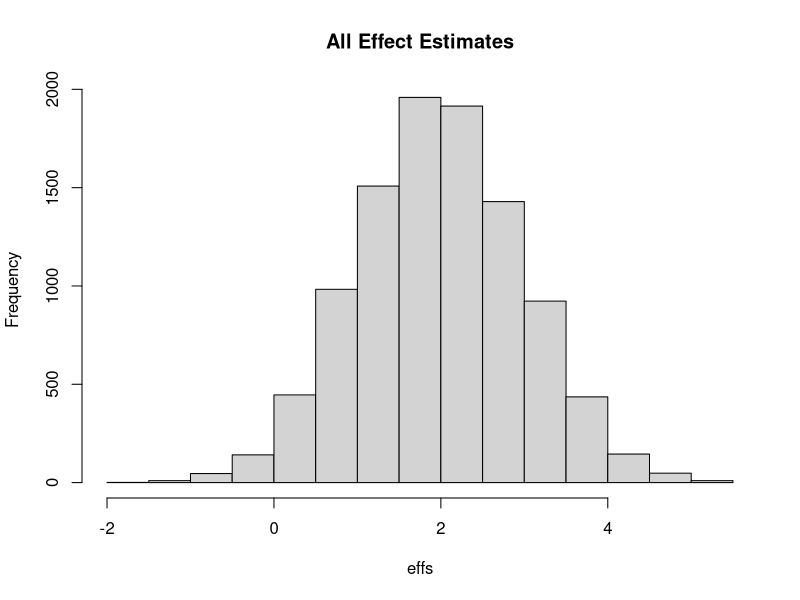
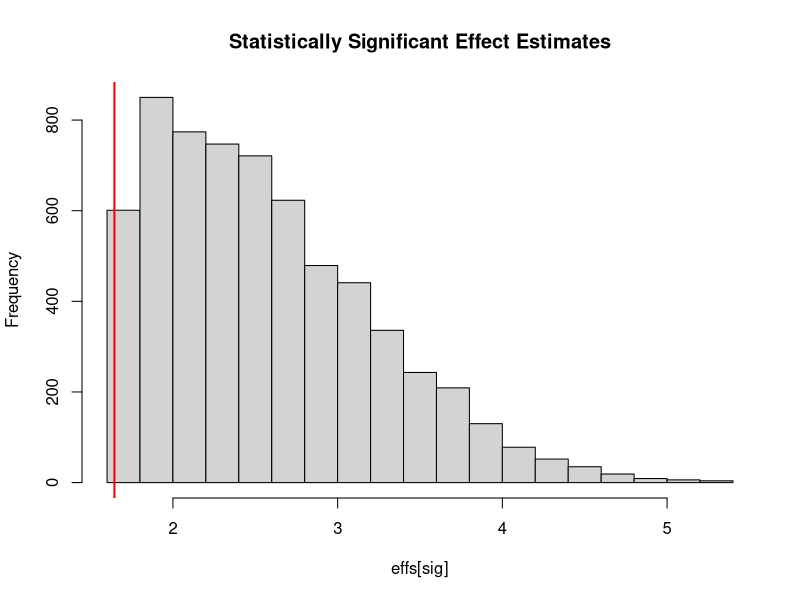
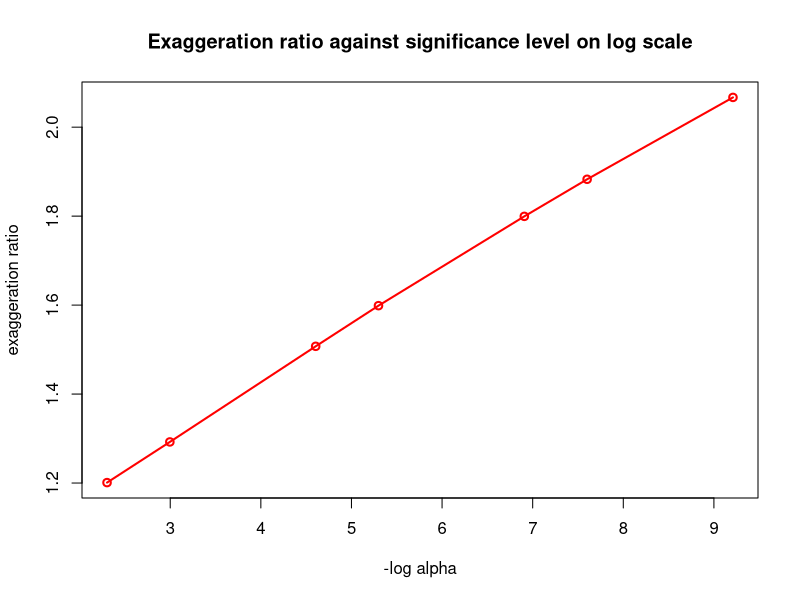

Here is the R script that generated these plots, in order:
#Set up our hypothetical experiment as in the slides
mu <- 2 #The true effect (not observed in practice)
se <- 1 #The standard error of the estimates we produce
alpha <- 0.05 #The significance level we will use
z_alpha <- qnorm(1-alpha) #The value that our estimate must be larger than to have p-value less than alpha

#Simulate this experiment once
z <- rnorm(1,2,1)

#Simulate this experiment many times and track the statistically significant results
S <- 10000 #Number of simulations to run
effs <- rnorm(S,mu,se) #List of our effect estimates
sig <- effs > z_alpha #List to indicate which simulated effects are statistically significant

hist(effs,main="All Effect Estimates") #Histogram of effect estimates - follows the normal(2,1) distribution closely
mean(effs) #And the average effect estimate is close to the true effect

hist(effs[sig],main="Statistically Significant Effect Estimates") #Histogram of significant effects - looks like normal(2,1) truncated below z_alpha
abline(v=z_alpha,col='red',lwd=2)
mean(effs[sig]) #Average of statistically significant effect estimates larger than true effect
mean(effs[sig])/mu #Compute ratio of average significant estimate and truth to quantify exaggeration 

#Now adjust the significance level to see how it relates to the exaggeration factor
alphas <- c(0.1,0.05,0.01,0.005,0.001,0.0005,0.0001)
z_alphas <- qnorm(1-alphas)
S <- 100000
exs <- numeric(length=length(alphas)) #List to store exaggeration ratio for each alpha level

#Simulate same process as above for each value of alpha and store exaggeration ratio
for(i in 1:length(alphas)){
  effs <- rnorm(S,mu,se)
  sig <- effs > z_alphas[i]
  exs[i] <- mean(effs[sig])/mu
}

#Plot exaggeration ratios against negative log of each alpha
#Taking log makes visualization easier
log_alphas <- -1*log(alphas)
plot(exs~log_alphas,col='red',lwd=2,main="Exaggeration ratio against significance level on log scale",xlab="-log alpha",ylab="exaggeration ratio")
lines(exs~log_alphas,col='red',lwd=2)

######################################################################################################################################################

#Now we can examine the effect of this over-estimation on power calculations
#First, what is our true power using the same parameters as above?
effs <- rnorm(S,mu,se)
alpha <- 0.01
z_alpha <- qnorm(1-alpha)
sig <- effs > z_alpha
mean(sig) #Compute the proportion of those effect estimates which are statistically significant - this is close to true power

#Define a function to compute power given significance level, data standard deviation, estimated effect size, and sample size
power <- function(alpha,mu_est,sigma,N){
  beta <- 1-pnorm(qnorm(1-alpha)-(mu_est/(sigma/sqrt(N))))
  return(beta)
}

#Compute power with this function and check that it agrees with the simulated power above
N <- 25 #Set sample size to 25
sigma <- 5 #Set sample standard deviation to 5
mu_est <- 2 #Suppose first our estimated effect size is right
power_est <- power(alpha,2,sigma,N)

#Define a function to compute the effective sample size from desired power, the significance level, the effect size estimate, and the data standard deviation
samp_size <- function(beta,alpha,mu_est,sigma){
  sqrt_N <- (qnorm(1-alpha)-qnorm(1-beta))*(sigma/mu_est)
  N <- sqrt_N^2
  return(N)
}

#Check that if we use the power we got above, we get back the sample size that we used
samp_size(0.372,alpha,mu_est,sigma)

#Now take the average of the statistically significant results as our effect estimate
mu_est <- mean(effs[sig])
power_target <- 0.8 #Set our target power to 80% - we will use this and eff_est to get a sample size
N <- samp_size(power_target,alpha,mu_est,sigma) #Compute the sample size we think we will need using our effect size estimate
power_est <- power(alpha,mu_est,sigma,N) #Calculate power using our estimated effect size from above
actual_pow <- power(alpha,2,sigma,N) #Use the true effect size to compute the actual power of this study
actual_pow/power_est #Check the ratio of the actual power to the power we intended
